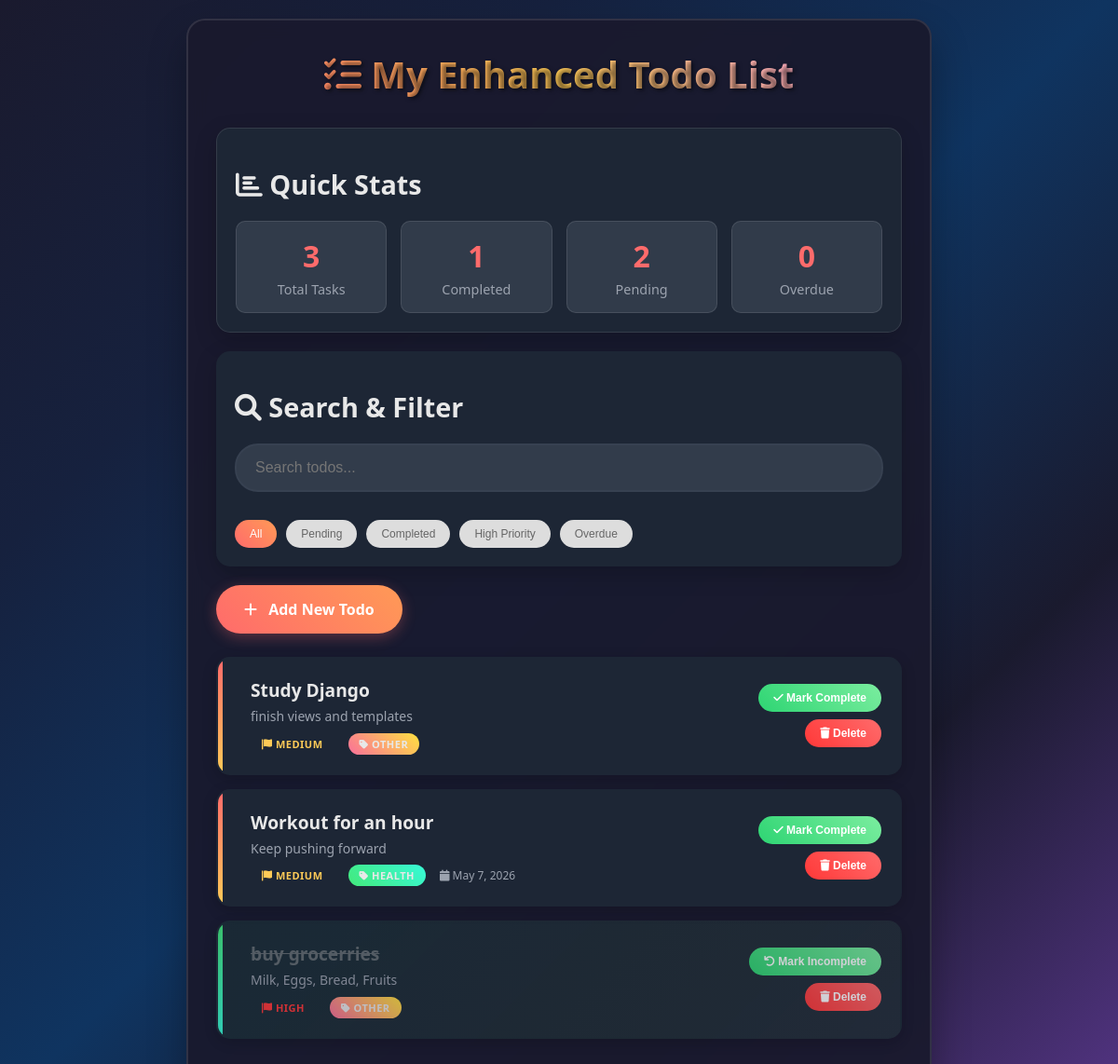
Before: / with the older database file.
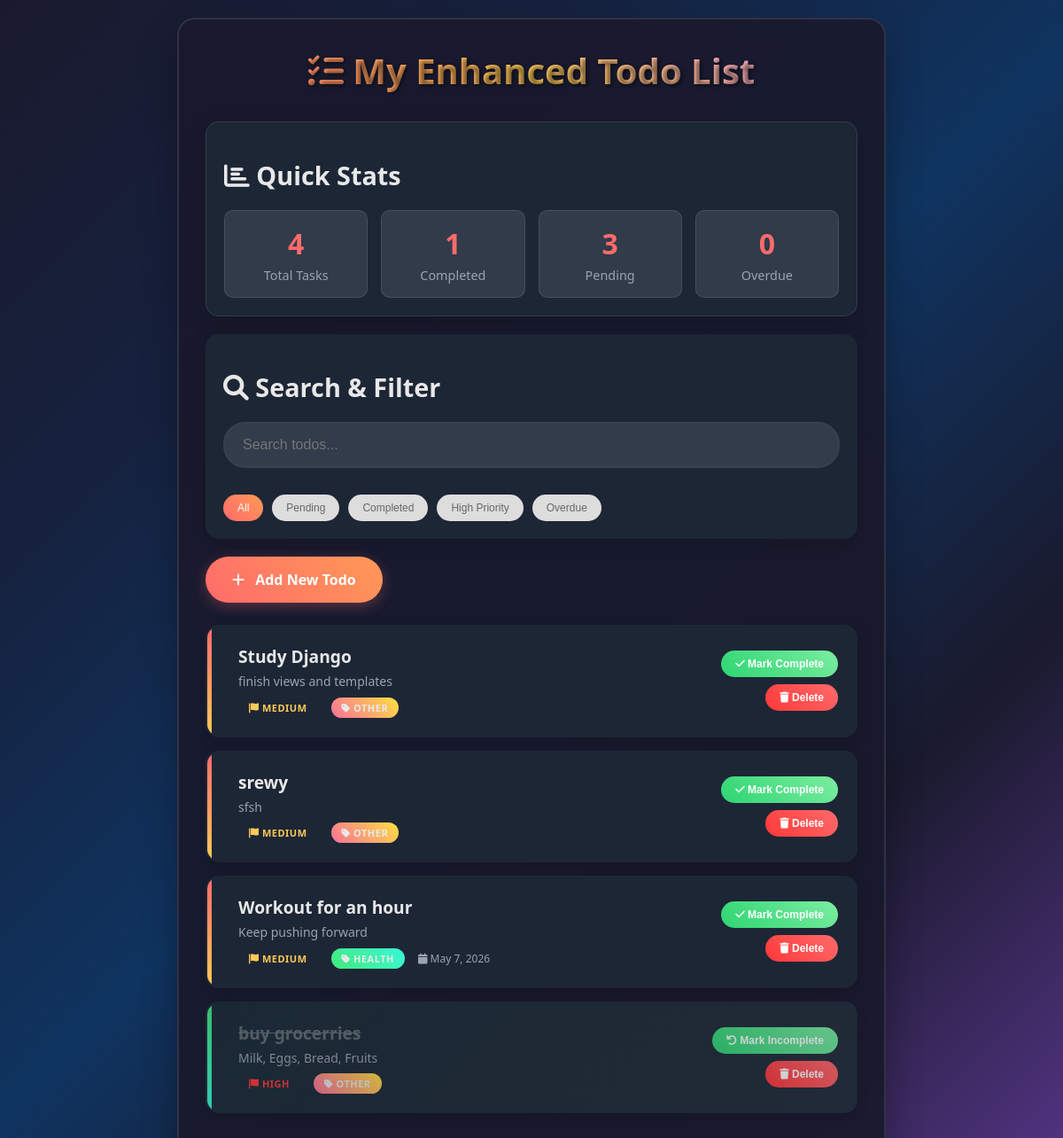
After: the same page with the newer database file.
### todos/models.py (models this page shows, shortened)
class Todo(models.Model):
    PRIORITY_CHOICES = [
        ('low', 'Low'),
        ('medium', 'Medium'),
        ('high', 'High'),
        ('urgent', 'Urgent'),
    ]
    CATEGORY_CHOICES = [
        ('work', 'Work'),
        ('personal', 'Personal'),
        ('shopping', 'Shopping'),
        ('health', 'Health'),
        ('other', 'Other'),
    ]
    title = models.CharField(max_length=200)
    description = models.TextField(blank=True, null=True)
    completed = models.BooleanField(default=False)
    priority = models.CharField(max_length=10, choices=PRIORITY_CHOICES, default='medium')
    category = models.CharField(max_length=20, choices=CATEGORY_CHOICES, default='other')
    due_date = models.DateField(blank=True, null=True)
    created_at = models.DateTimeField(auto_now_add=True)
    updated_at = models.DateTimeField(auto_now=True)
    def is_overdue(self):
        if self.due_date and not self.completed:
            from django.utils import timezone
            return self.due_date < timezone.now().date()
        return False
    class Meta:
        ordering = ['-priority', 'due_date', 'created_at']

### todos/views.py (the view)
# urls.py: path('', views.TodoListView.as_view(), name='todo_list'),
class TodoListView(ListView):
    model = Todo
    template_name = 'todos/todo_list.html'
    context_object_name = 'todos'
    def get_queryset(self):
        queryset = super().get_queryset()
        search_query = self.request.GET.get('search', '')
        priority_filter = self.request.GET.get('priority', '')
        category_filter = self.request.GET.get('category', '')
        status_filter = self.request.GET.get('status', '')
        if search_query:
            queryset = queryset.filter(
                Q(title__icontains=search_query) |
                Q(description__icontains=search_query)
            )
        if priority_filter:
            queryset = queryset.filter(priority=priority_filter)
        if category_filter:
            queryset = queryset.filter(category=category_filter)
        if status_filter == 'completed':
            queryset = queryset.filter(completed=True)
        elif status_filter == 'pending':
            queryset = queryset.filter(completed=False)
        return queryset
    def get_context_data(self, **kwargs):
        context = super().get_context_data(**kwargs)
        todos = self.get_queryset()
        context['total_count'] = todos.count()
        context['completed_count'] = todos.filter(completed=True).count()
        context['pending_count'] = todos.filter(completed=False).count()
        context['overdue_count'] = todos.filter(
            completed=False,
            due_date__lt=timezone.now().date()
        ).exclude(due_date__isnull=True).count()
        context['priority_stats'] = todos.values('priority').annotate(
            count=Count('priority')
        ).order_by('-count')
        context['category_stats'] = todos.values('category').annotate(
            count=Count('category')
        ).order_by('-count')
        return context

### todos/templates/todos/todo_list.html (shortened to what this page needs)
{% extends 'todos/base.html' %}
{% block content %}
<h1><i class="fas fa-tasks"></i> My Enhanced Todo List</h1>
<div class="stats-card">
 <h2><i class="fas fa-chart-bar"></i> Quick Stats</h2>
 <div class="stats-grid">
 <div class="stat-item">
 <div class="stat-number">{{ total_count }}</div>
 <div class="stat-label">Total Tasks</div>
 </div>
 <div class="stat-item">
 <div class="stat-number">{{ completed_count }}</div>
 <div class="stat-label">Completed</div>
 </div>
 <div class="stat-item">
 <div class="stat-number">{{ pending_count }}</div>
 <div class="stat-label">Pending</div>
 </div>
 <div class="stat-item">
 <div class="stat-number">{{ overdue_count }}</div>
 <div class="stat-label">Overdue</div>
 </div>
 </div>
</div>
<div class="search-filter">
 <h2><i class="fas fa-search"></i> Search & Filter</h2>
 <input type="text" class="search-input" placeholder="Search todos..." id="searchInput">
 <div class="filter-buttons">
 <button class="filter-btn active" data-filter="all">All</button>
 <button class="filter-btn" data-filter="pending">Pending</button>
 <button class="filter-btn" data-filter="completed">Completed</button>
 <button class="filter-btn" data-filter="high">High Priority</button>
 <button class="filter-btn" data-filter="overdue">Overdue</button>
 </div>
</div>
<div class="header-actions">
 <div class="header-left">
 <a href="{% url 'todo_create' %}" class="add-btn">
 <i class="fas fa-plus"></i> Add New Todo
 </a>
 </div>
</div>
<div id="todoList">
{% if todos %}
 {% for todo in todos %}
 <div class="todo-item {% if todo.completed %}completed{% endif %} fade-in"
 data-priority="{{ todo.priority }}"
 data-completed="{{ todo.completed }}"
 data-category="{{ todo.category }}"
 data-overdue="{% if todo.is_overdue %}true{% else %}false{% endif %}">
 <div class="todo-content" onclick="window.location.href='{% url 'todo_edit' todo.id %}'">
 <div class="title">
 {{ todo.title }}
 </div>
 {% if todo.description %}
 <div class="description">{{ todo.description }}</div>
 {% endif %}
 <div class="todo-meta">
 <span class="priority-badge priority-{{ todo.priority }}">
 <i class="fas fa-flag"></i> {{ todo.get_priority_display }}
 </span>
 <span class="category-badge category-{{ todo.category }}">
 <i class="fas fa-tag"></i> {{ todo.get_category_display }}
 </span>
 {% if todo.due_date %}
 <span class="due-date {% if todo.is_overdue %}overdue{% endif %}">
 <i class="fas fa-calendar"></i>
 {% if todo.is_overdue %}Overdue: {% endif %}{{ todo.due_date|date:"M j, Y" }}
 </span>
 {% endif %}
 </div>
 </div>
 <div class="actions">
 <form method="post" action="{% url 'todo_toggle' todo.id %}">
 <button type="submit" class="action-btn btn-success">
 {% if todo.completed %}
 <i class="fas fa-undo"></i> Mark Incomplete
 {% else %}
 <i class="fas fa-check"></i> Mark Complete
 {% endif %}
 </button>
 </form>
 <form method="post" action="{% url 'todo_delete' todo.id %}">
 <button type="submit" class="action-btn btn-danger">
 <i class="fas fa-trash"></i> Delete
 </button>
 </form>
 </div>
 </div>
 {% endfor %}
{% else %}
 <div class="empty">
 <i class="fas fa-clipboard-list"></i>
 <h3>No todos yet!</h3>
 <p>Click "Add New Todo" to create your first task and get organized.</p>
 </div>
{% endif %}
</div>
{% endblock %}

### todos/templates/todos/base.html (shortened to what this page needs)
<!DOCTYPE html>
<html lang="en">
<head>
 <link href="https://cdnjs.cloudflare.com/ajax/libs/font-awesome/6.0.0/css/all.min.css" rel="stylesheet">
</head>
<body>
 <div class="container fade-in">
 {% block content %}{% endblock %}
 </div>
</body>
</html>

### todos/templates/todos/base.html (style rules this page uses)
* { margin: 0; padding: 0; box-sizing: border-box; }
body { font-family: 'Segoe UI', Tahoma, Geneva, Verdana, sans-serif; background: linear-gradient(135deg, #1a1a2e 0%, #16213e 25%, #0f3460 50%, #1a1a2e 75%, #533483 100%); background-attachment: fixed; min-height: 100vh; padding: 20px; color: #e8e8e8; }
.container { max-width: 800px; margin: 0 auto; background: rgba(26, 26, 46, 0.95); backdrop-filter: blur(10px); border-radius: 20px; box-shadow: 0 20px 40px rgba(0,0,0,0.3); padding: 30px; border: 2px solid rgba(255, 255, 255, 0.1); }
h1 { color: #e8e8e8; margin-bottom: 30px; text-align: center; font-size: 2.5em; font-weight: 700; text-shadow: 2px 2px 4px rgba(0,0,0,0.5); background: linear-gradient(45deg, #ff6b6b, #feca57, #ff9ff3); -webkit-background-clip: text; -webkit-text-fill-color: transparent; background-clip: text; }
h2 { color: #e8e8e8; margin: 20px 0; font-size: 1.8em; font-weight: 600; }
.btn-danger { background: linear-gradient(45deg, #ff3838, #ff6b6b); color: white; }
.btn-success { background: linear-gradient(45deg, #2ed573, #7bed9f); color: white; }
.priority-high { color: #ff3838; }
.priority-medium { color: #feca57; }
.category-health { background: linear-gradient(45deg, #43e97b, #38f9d7); }
.category-other { background: linear-gradient(45deg, #fa709a, #fee140); }
.stats-card { background: rgba(31, 41, 55, 0.9); border-radius: 15px; padding: 20px; margin: 15px 0; box-shadow: 0 8px 25px rgba(0,0,0,0.2); border: 1px solid rgba(255, 255, 255, 0.1); }
.stats-grid { display: grid; grid-template-columns: repeat(auto-fit, minmax(150px, 1fr)); gap: 15px; margin-top: 15px; }
.stat-item { text-align: center; padding: 15px; background: rgba(55, 65, 81, 0.8); border-radius: 10px; border: 1px solid rgba(255, 255, 255, 0.1); }
.stat-number { font-size: 2em; font-weight: bold; color: #ff6b6b; }
.stat-label { font-size: 0.9em; color: #9ca3af; margin-top: 5px; }
.search-filter { background: rgba(31, 41, 55, 0.9); border-radius: 15px; padding: 20px; margin: 20px 0; box-shadow: 0 8px 25px rgba(0,0,0,0.2); }
.filter-buttons { display: flex; flex-wrap: wrap; gap: 10px; margin-top: 15px; }
.filter-btn { padding: 8px 16px; border-radius: 20px; border: none; background: #ddd; color: #666; cursor: pointer; transition: all 0.3s ease; font-size: 12px; }
.filter-btn.active { background: linear-gradient(45deg, #ff6b6b, #ff9a56); color: white; }
.fade-in { animation: fadeIn 0.5s ease-in; }

Changed rows visible on the page:
added Todo: title "srewy", description "sfsh", priority "MEDIUM", category "OTHER", completed False (drawn)
Other visible differences:
{{ total_count }}: "3" → "4"
{{ pending_count }}: "2" → "3"
